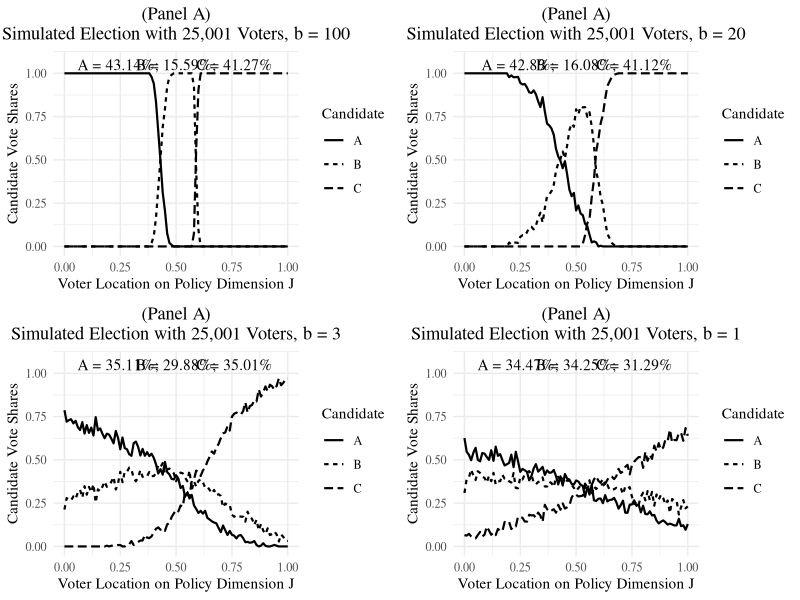
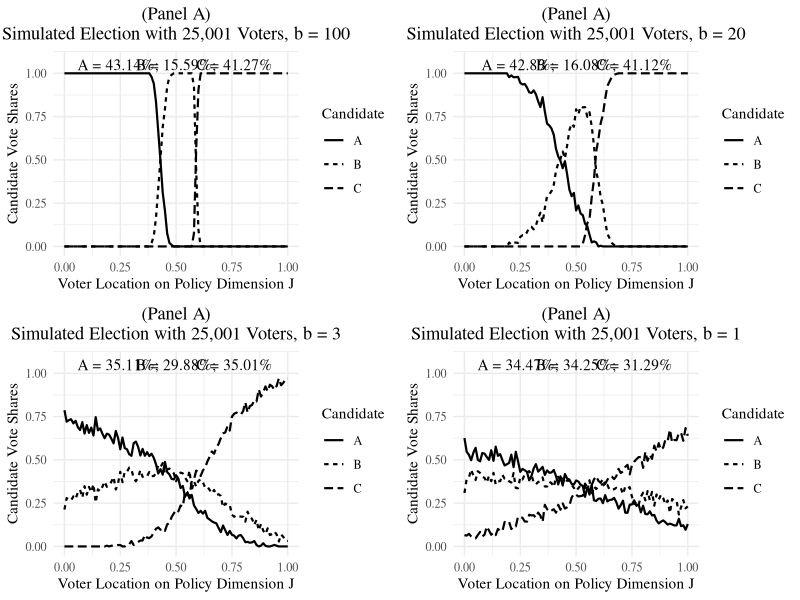

Recreate these plots in R, in order.

# Simulating a Behavioral Model of the Vote
# -----------------------------------------
library(dplyr)
library(foreach)
library(ggplot2)
library(gridExtra)

# Create "a spatial model of policy voting, in which
# the positions of both voters and candidates are randomly
# generated from uniform distributions on the interval
# [0,1]" and where voters' nonpolicy motivations are
# captured by a random variable independently generated
# from a type 1 extreme value distribution (Adams 1997, 1254).

# Generate Data Frame with Simulated Data
x <- times(25001) %do% {
  rep(sample(seq(0,1,.01),replace=T,size=1),3)
}
k <- c(.39,.47,.71)
df <- data.frame(voter=sort(rep(1:25001,len=length(x))),
                 cand=rep(c('A','B','C'),len=length(x)),
                 ideal_voter=x,
                 ideal_cand=rep(k,len=length(x)),
                 noise=exp(-exp(-rnorm(length(x),sd=sqrt(0.7),
                                       mean=0.6))) ) %>% 
  mutate(utility1=-100*((ideal_voter-ideal_cand)^2) + noise, # Vary level of policy
         utility2=-20*((ideal_voter-ideal_cand)^2) + noise,  # salience.
         utility3=-3*((ideal_voter-ideal_cand)^2) + noise,
         utility4=-1*((ideal_voter-ideal_cand)^2) + noise) %>%
  group_by(voter) %>%
  mutate(vote1=as.numeric(utility1==max(utility1)), # Create 0-1 dummy for whether
         vote2=as.numeric(utility2==max(utility2)), # a voter voted for candidate
         vote3=as.numeric(utility3==max(utility3)), # A, B, or C.
         vote4=as.numeric(utility4==max(utility4)))

# Visualize results
out1 <- df %>% group_by(cand) %>%
  summarize(vote_share=mean(vote1))
g1 <- df %>% group_by(ideal_voter,cand) %>%
  summarize(vote_share=mean(vote1)) %>%
  mutate(Candidate=cand) %>%
  ggplot(aes(ideal_voter,vote_share,linetype=Candidate)) +
  geom_line(size=.75) + 
  labs(x='Voter Location on Policy Dimension J',
       y='Candidate Vote Shares',
       title='(Panel A)\nSimulated Election with 25,001 Voters, b = 100') +
  annotate('text',y=c(1.05),x=c(.24,.5,.76),
           label=c(paste("A = ",round(out1[1,2]*100,2),"%;",sep=""),
                   paste("B = ",round(out1[2,2]*100,2),"%;",sep=""),
                   paste("C = ",round(out1[3,2]*100,2),"%",sep="")),
           family='serif') +
  theme_minimal() +
  theme(text=element_text(family='serif'),
        plot.title = element_text(hjust=0.5)) + 
  scale_y_continuous(breaks=c(0,.25,.5,.75,1),
                     limits=c(0,1.075))
out2 <- df %>% group_by(cand) %>%
  summarize(vote_share=mean(vote2))
g2 <- df %>% group_by(ideal_voter,cand) %>%
  summarize(vote_share=mean(vote2)) %>%
  mutate(Candidate=cand) %>%
  ggplot(aes(ideal_voter,vote_share,linetype=Candidate)) +
  geom_line(size=.75) + 
  labs(x='Voter Location on Policy Dimension J',
       y='Candidate Vote Shares',
       title='(Panel A)\nSimulated Election with 25,001 Voters, b = 20') +
  annotate('text',y=c(1.05),x=c(.24,.5,.76),
           label=c(paste("A = ",round(out2[1,2]*100,2),"%;",sep=""),
                   paste("B = ",round(out2[2,2]*100,2),"%;",sep=""),
                   paste("C = ",round(out2[3,2]*100,2),"%",sep="")),
           family='serif') +
  theme_minimal() +
  theme(text=element_text(family='serif'),
        plot.title = element_text(hjust=0.5)) + 
  scale_y_continuous(breaks=c(0,.25,.5,.75,1),
                     limits=c(0,1.075))
out3 <- df %>% group_by(cand) %>%
  summarize(vote_share=mean(vote3))
g3 <- df %>% group_by(ideal_voter,cand) %>%
  summarize(vote_share=mean(vote3)) %>%
  mutate(Candidate=cand) %>%
  ggplot(aes(ideal_voter,vote_share,linetype=Candidate)) +
  geom_line(size=.75) + 
  labs(x='Voter Location on Policy Dimension J',
       y='Candidate Vote Shares',
       title='(Panel A)\nSimulated Election with 25,001 Voters, b = 3') +
  annotate('text',y=c(1.05),x=c(.24,.5,.76),
           label=c(paste("A = ",round(out3[1,2]*100,2),"%;",sep=""),
                   paste("B = ",round(out3[2,2]*100,2),"%;",sep=""),
                   paste("C = ",round(out3[3,2]*100,2),"%",sep="")),
           family='serif') +
  theme_minimal() +
  theme(text=element_text(family='serif'),
        plot.title = element_text(hjust=0.5)) + 
  scale_y_continuous(breaks=c(0,.25,.5,.75,1),
                     limits=c(0,1.075))
out4 <- df %>% group_by(cand) %>%
  summarize(vote_share=mean(vote4))
g4 <- df %>% group_by(ideal_voter,cand) %>%
  summarize(vote_share=mean(vote4)) %>%
  mutate(Candidate=cand) %>%
  ggplot(aes(ideal_voter,vote_share,linetype=Candidate)) +
  geom_line(size=.75) + 
  labs(x='Voter Location on Policy Dimension J',
       y='Candidate Vote Shares',
       title='(Panel A)\nSimulated Election with 25,001 Voters, b = 1') +
  annotate('text',y=c(1.05),x=c(.24,.5,.76),
           label=c(paste("A = ",round(out4[1,2]*100,2),"%;",sep=""),
                   paste("B = ",round(out4[2,2]*100,2),"%;",sep=""),
                   paste("C = ",round(out4[3,2]*100,2),"%",sep="")),
           family='serif') +
  theme_minimal() +
  theme(text=element_text(family='serif'),
        plot.title = element_text(hjust=0.5)) + 
  scale_y_continuous(breaks=c(0,.25,.5,.75,1),
                     limits=c(0,1.075))
grid.arrange(g1,g2,g3,g4)
ggsave(plot=grid.arrange(g1,g2,g3,g4),filename='Rplot.pdf',width=10,height=7.0)

# End File